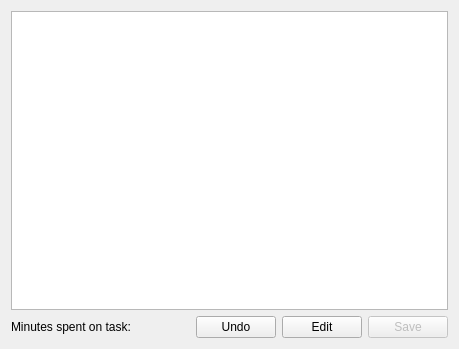
<?xml version="1.0" encoding="UTF-8"?>
<ui version="4.0">
 <class>Notes</class>
 <widget class="QWidget" name="Notes">
  <property name="geometry">
   <rect>
    <x>0</x>
    <y>0</y>
    <width>459</width>
    <height>349</height>
   </rect>
  </property>
  <property name="windowTitle">
   <string>Form</string>
  </property>
  <layout class="QVBoxLayout" name="verticalLayout_3">
   <item>
    <layout class="QVBoxLayout" name="verticalLayout">
     <property name="sizeConstraint">
      <enum>QLayout::SetNoConstraint</enum>
     </property>
     <item>
      <layout class="QHBoxLayout" name="horizontalLayout_4">
       <item>
        <widget class="QTextEdit" name="notesText">
         <property name="readOnly">
          <bool>true</bool>
         </property>
        </widget>
       </item>
      </layout>
     </item>
     <item>
      <layout class="QHBoxLayout" name="horizontalLayout">
       <item>
        <widget class="QLabel" name="timeSpentLabel">
         <property name="text">
          <string>Minutes spent on task:</string>
         </property>
        </widget>
       </item>
       <item>
        <spacer name="horizontalSpacer">
         <property name="orientation">
          <enum>Qt::Horizontal</enum>
         </property>
         <property name="sizeHint" stdset="0">
          <size>
           <width>40</width>
           <height>20</height>
          </size>
         </property>
        </spacer>
       </item>
       <item>
        <widget class="QPushButton" name="undoButton">
         <property name="text">
          <string>Undo</string>
         </property>
        </widget>
       </item>
       <item>
        <widget class="QPushButton" name="editButton">
         <property name="enabled">
          <bool>true</bool>
         </property>
         <property name="text">
          <string>Edit</string>
         </property>
        </widget>
       </item>
       <item>
        <widget class="QPushButton" name="saveButton">
         <property name="enabled">
          <bool>false</bool>
         </property>
         <property name="text">
          <string>Save</string>
         </property>
        </widget>
       </item>
      </layout>
     </item>
    </layout>
   </item>
  </layout>
 </widget>
 <resources/>
 <connections/>
</ui>
